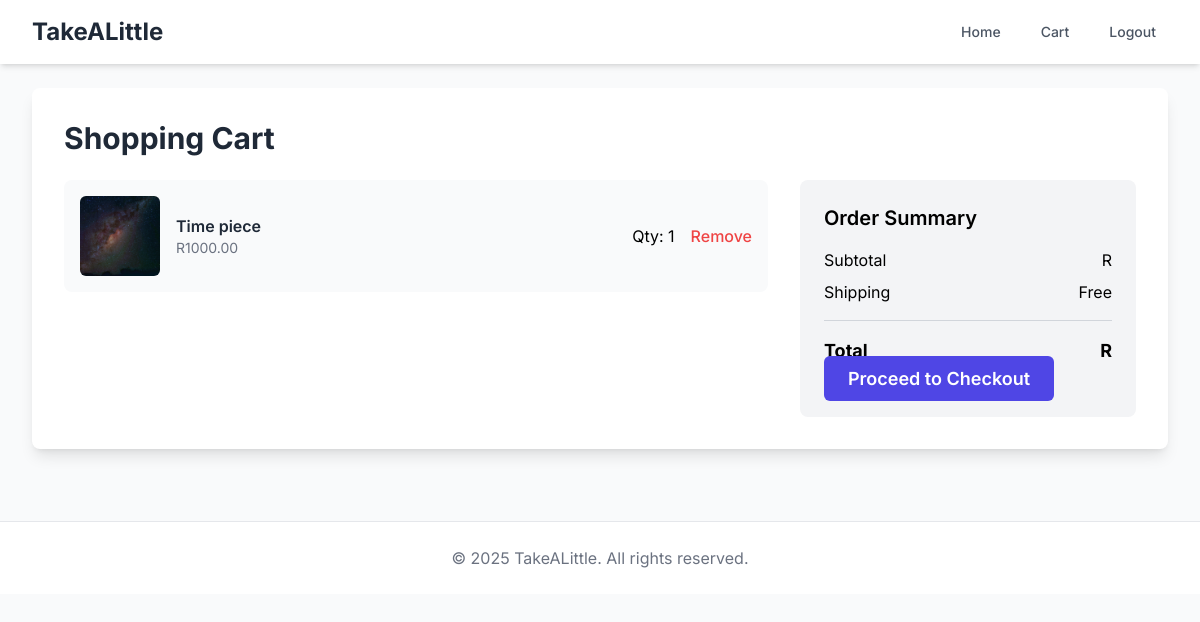
Screenshot of /cart/ (signed in) with the database file from the repository.
### shop/models.py (models this page shows, shortened)
class CartItem(models.Model):
    cart = models.ForeignKey(Cart, on_delete=models.CASCADE, related_name='items')
    product = models.ForeignKey(Product, on_delete=models.CASCADE)
    quantity = models.PositiveIntegerField(default=1)

class Product(models.Model):
    category = models.ForeignKey(Category, on_delete=models.SET_NULL, null=True, blank=True, related_name='products')
    store = models.ForeignKey(Store, on_delete=models.CASCADE, related_name='products')
    name = models.CharField(max_length=255)
    description = models.TextField()
    price = models.DecimalField(max_digits=10, decimal_places=2)
    stock = models.PositiveIntegerField(default=0)
    image = models.ImageField(upload_to='products/', blank=True, null=True)
    created_at = models.DateTimeField(auto_now_add=True)
    updated_at = models.DateTimeField(auto_now=True)

### shop/views.py (the view)
# urls.py: path('cart/', views.view_cart_view, name='view_cart'),
@login_required
@user_passes_test(is_buyer_check, login_url='shop:home')
def view_cart_view(request):
    cart, _ = Cart.objects.get_or_create(user=request.user)
    return render(request, 'shop/cart.html', {'cart': cart})

### shop/models.py (called while the page is built)
    def is_vendor(self):
        return self.user_type == 'vendor'

    def is_buyer(self):
        return self.user_type == 'buyer'

### shop/views.py (called while the page is built)
def is_buyer_check(user):
    return user.is_authenticated and user.is_buyer()

### shop/Templates/Shop/cart.html (shortened to what this page needs)
{% extends 'shop/base.html' %}
{% block content %}
<div class="bg-white rounded-lg shadow-lg p-6 md:p-8">
    <h1 class="text-3xl font-bold text-gray-800 mb-6">Shopping Cart</h1>
    {% if cart.items.all %}
    <div class="grid grid-cols-1 lg:grid-cols-3 gap-8">
        <div class="lg:col-span-2">
            <div class="space-y-4">
            {% for item in cart.items.all %}
                <div class="flex items-center justify-between bg-gray-50 p-4 rounded-lg">
                    <div class="flex items-center">
                        {% if item.product.image %}
                        <img src="{{ item.product.image.url }}" alt="{{ item.product.name }}" class="w-20 h-20 rounded-md object-cover mr-4">
                        {% endif %}
                        <div>
                            <h3 class="font-semibold text-gray-800">{{ item.product.name }}</h3>
                            <p class="text-sm text-gray-500">R{{ item.product.price }}</p>
                        </div>
                    </div>
                    <div class="flex items-center">
                        <span class="mr-4">Qty: {{ item.quantity }}</span>
                        <form action="{% url 'shop:remove_from_cart' item.id %}" method="post">
                            <button type="submit" class="text-red-500 hover:text-red-700 font-medium bg-transparent border-none p-0 cursor-pointer">Remove</button>
                        </form>
                    </div>
                </div>
            {% endfor %}
            </div>
        </div>
        <div class="lg:col-span-1">
            <div class="bg-gray-100 rounded-lg p-6 sticky top-24">
                <h2 class="text-xl font-semibold mb-4">Order Summary</h2>
                <div class="flex justify-between mb-2">
                    <span>Subtotal</span>
                    <span>R{{ cart.get_total_price }}</span>
                </div>
                <div class="flex justify-between mb-2">
                    <span>Shipping</span>
                    <span>Free</span>
                </div>
                <div class="border-t border-gray-300 my-4"></div>
                <div class="flex justify-between font-bold text-lg">
                    <span>Total</span>
                    <span>R{{ cart.get_total_price }}</span>
                </div>
                <a href="{% url 'shop:checkout' %}" class="mt-6 w-full bg-indigo-600 text-white py-3 px-6 rounded-md text-center font-semibold text-lg hover:bg-indigo-700 transition-colors">
                    Proceed to Checkout
                </a>
            </div>
        </div>
    </div>
    {% endif %}
</div>
{% endblock %}

### rows the page displays
CartItem: product.image (picture), product.name "Time piece", product.price "1000.00", quantity "1"
